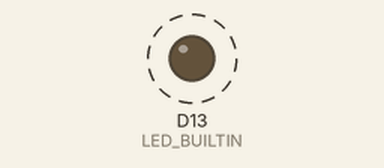
This sketch was run on a simulated Arduino Due. On the bench: output pins drawn as LEDs (lit = HIGH). Dashed ring = blinking.

Above: at 0.05 s.
Timing chart, 0 to 3.0 s (numbered marks = the images above):
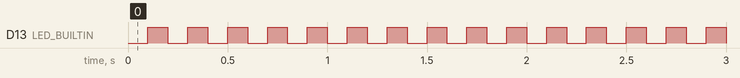

The sketch:

180716_interrupttest.ino
```cpp
#include <DueTimer.h>

// https://miso-engine.hatenablog.com/entry/2015/07/20/221014
// #include <MsTimer2.h>

volatile int state = LOW;

void timerFire() {
  //500ms毎にここが呼び出される
  state = !state;
  digitalWrite(LED_BUILTIN, state);   // turn the LED on (HIGH is the voltage level)
}

void setup() {
  // initialize digital pin LED_BUILTIN as an output.
  pinMode(LED_BUILTIN, OUTPUT);

  //500ms毎にtimer発火
  Timer2.attachInterrupt(timerFire);
  Timer2.start(100000); // 500ms = 500,000us
}

void loop() {

}

/*
//https://qiita.com/hotchpotch/items/977f5d1d29006c06d675
int ledPin = 13;
int interruptPin = 2;
volatile int state = LOW;

void setup() {
    pinMode(ledPin, OUTPUT);
    attachInterrupt(digitalPinToInterrupt(interruptPin), blink, CHANGE);
}

void loop() {
    digitalWrite(pin, state);
}

void blink() {
    state = !state;
}
*/
```

Measured:
- by itself, D13 (LED_BUILTIN): alternates HIGH for 0.10 s and LOW for 0.10 s
